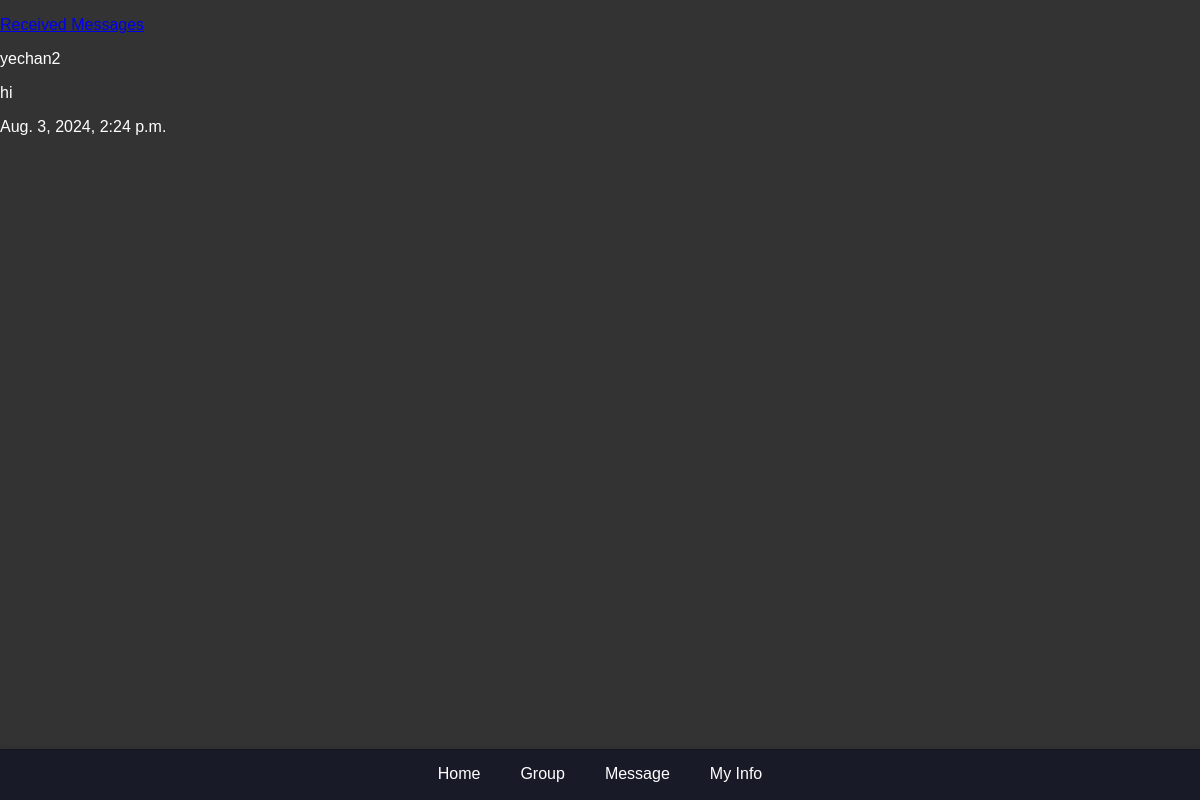
The app's page /message/sent/ (signed in), older data.
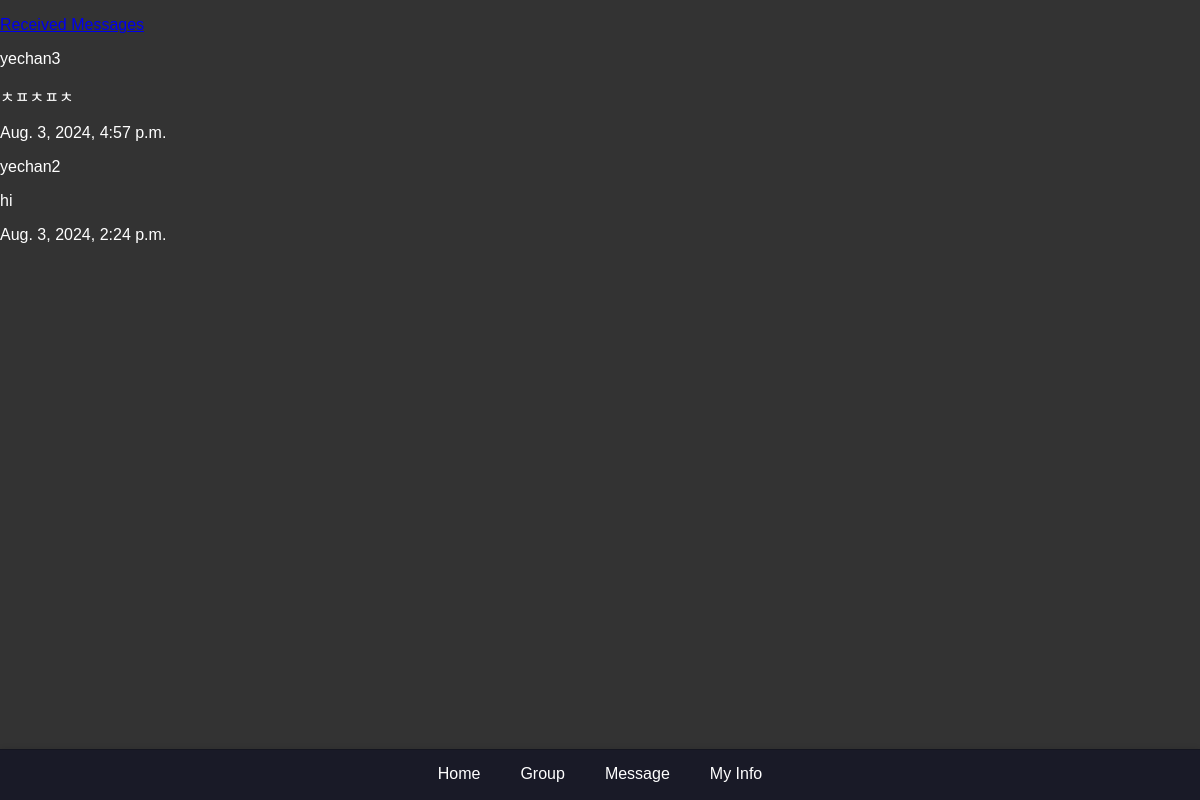
The same page, newer data.
### message/models.py (models this page shows)
class message(models.Model):
    sender = models.ForeignKey(CustomUser, related_name='sent_message', on_delete=models.CASCADE)
    receiver = models.ForeignKey(CustomUser, related_name='received_message', on_delete=models.CASCADE)
    content = models.TextField()
    timestamp = models.DateTimeField(auto_now_add=True)

### main/models.py (models this page shows)
class CustomUser(AbstractUser):
    following = models.ManyToManyField(
        "self", #User 인스턴스가 다른 인스턴스 참조
        verbose_name="팔로우 중인 사용자들",
        related_name="followers",
        symmetrical=False,
        through="relationship.Relationship"
    )

### message/views.py (the view)
# urls.py: path('sent/', sent_list, name="sent_list"),
@login_required
def sent_list(request):
    sent_messages= message.objects.filter(sender=request.user).order_by('-timestamp')
    return render(request, 'sent_list.html', {'sent_messages':sent_messages})

### message/templates/sent_list.html
{% extends "base.html" %} {% block title %}Sent Messages List{% endblock %}
{%block content %}
<p><a href="{% url 'received_list' %}">Received Messages</a></p>
{% for sent_message in sent_messages %}
<p>{{ sent_message.receiver }}</p>
<p>{{ sent_message.content }}</p>
<p>{{ sent_message.timestamp }}</p>
{% endfor %} {% endblock %}

Row changes from the older to the newer data that the page shows:
added message: receiver "yechan3", content "ㅊㅍㅊㅍㅊ", timestamp "Aug. 3, 2024, 4:57 p.m."
